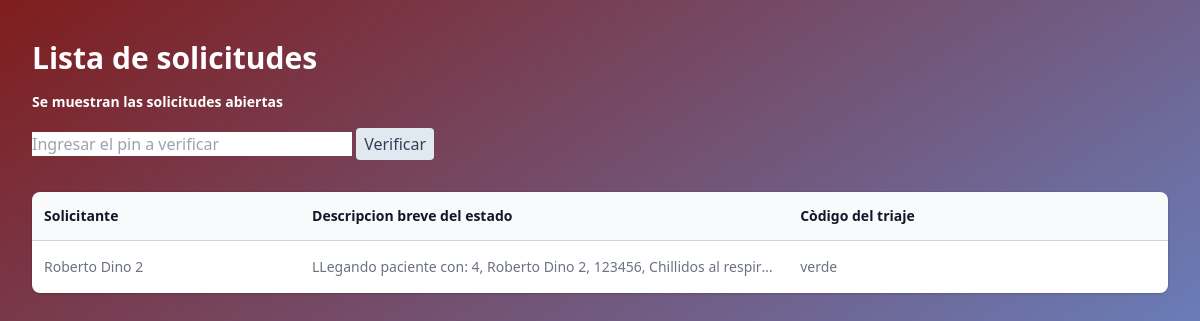
/recepcion/lista, run on an earlier commit of the app's database.
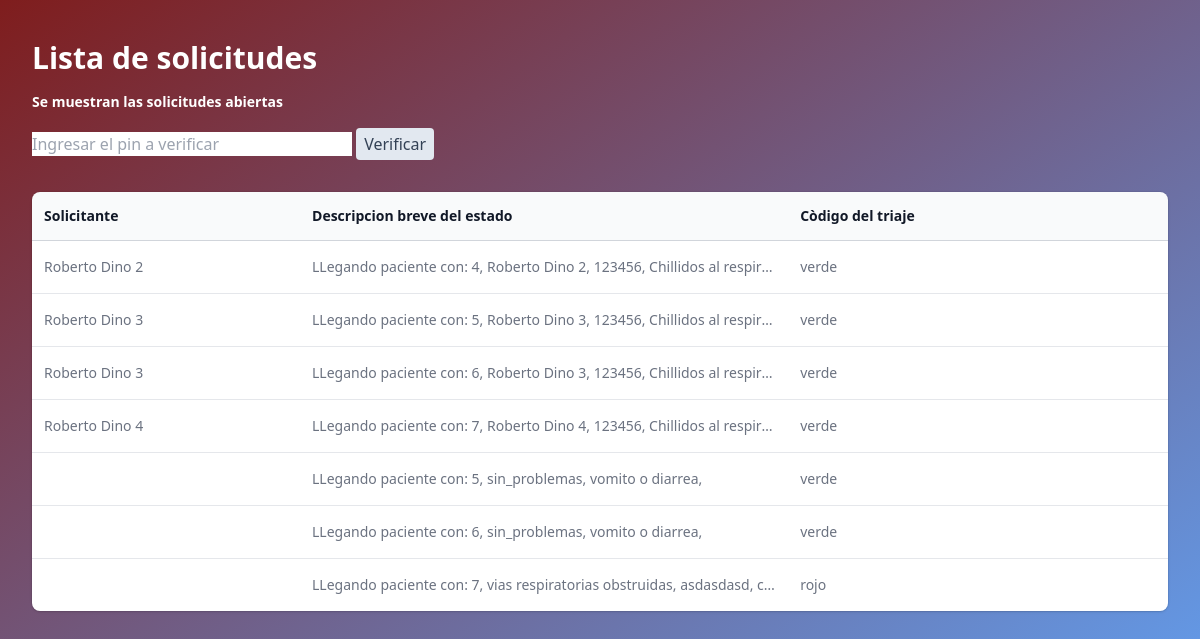
And on a later commit of the database.
### tables this page shows
CREATE TABLE FormPacientes (
            id integer primary key AUTOINCREMENT,
            nombre_completo text,
            cedula text,
            respiracion text,
            piel text,
            fiebre text,
            neurologicos text,
            conciencia text,
            dolor text,
            lugar_dolor text,
            vomito_diarrea text,
            pulso text,
            sangrado text,
            lugar_sangrado text,
            alergias text,
            otras_alergias text,
            cronicas text,
            otras_cronicas text,
            alimento text,
            evento text,
            tipo_sangre text,
            comentarios text,
            pin text,
            verificado integer default 0
        );

CREATE TABLE FormParamedicos (
            id integer primary key AUTOINCREMENT,
            respiracion text,
            saturacion text,
            piel text,
            traumatismos text,
            temperatura text,
            neurologicos text,
            conciencia text,
            dolor text,
            lugar_dolor text,
            vomito_diarrea text,
            pulso text,
            sangrado text,
            lugar_sangrado text,
            alergias text,
            otras_alergias text,
            cronicas text,
            otras_cronicas text,
            alimento text,
            evento text,
            tipo_sangre text,
            comentarios text
        );

### app.py (the view)
@app.route('/recepcion/lista', methods=['GET'])
def recepcion_lista():
    solicitudes = obtener_todas_las_solicitudes()
    return render_template("lista_de_solicitudes.html", solicitudes=solicitudes)

### app.py (called while the page is built)
def triage_paramedicos(datos):
    contador_det_grave = 0
    contador_grave = 0
    contador_intermedio = 0
    contador_leve = 0
    for dato in datos:
        if dato in paramedicos_determinantes_grave:
            contador_det_grave += 1
        elif dato in paramedicos_grave:
            contador_grave += 1
        elif dato in paramedicos_intermedio:
            contador_intermedio += 1
        elif dato in paramedicos_leve:
            contador_leve += 1
    if contador_det_grave > 0 or contador_grave > 1:
        return('rojo')
    elif contador_grave > 0 and contador_intermedio > 2:
        return('rojo')
    elif contador_intermedio > 2:
        return('naranja')
    elif contador_intermedio > 1 and contador_leve > 2:
        return('naranja')
    else:
        return('verde')

def generar_descripcion(id, tabla):
    conn = sql.connect("AppDB.db")
    cursor = conn.cursor()
    instruccion = f"SELECT * FROM '{tabla}' WHERE id LIKE '{id}'"
    cursor.execute(instruccion)
    lista=cursor.fetchall()[0]
    descripcion = 'LLegando paciente con: '
    for elemento in lista:
        if elemento != 'sin problemas' and elemento != '[]' and elemento != '' and elemento != None:
            if elemento == "dolor moderado" or elemento == "dolor intenso":
                descripcion += f'{elemento} '
            else:
                descripcion += f'{elemento}, '
    print(descripcion)
    return {
        "triage": triage_paramedicos(lista),
        "descripcion" : descripcion
    }

### templates/lista_de_solicitudes.html (shortened to what this page needs)
<!DOCTYPE html>
<html lang="en">
  <head>
    <script src="https://cdn.tailwindcss.com"></script>
  </head>
  <body>
    <div
      class="px-4 sm:px-6 lg:px-8 flex-wrap min-h-screen sm:justify-center items-center h-full bg-gradient-to-tl from-blue-400 to-red-900 w-full"
    >
      <div class="sm:flex sm:items-center">
        <div class="sm:flex-auto">
          <b>
            <h1
              class="mt-10 text-3xl font-semibold text-white text-white-1000 mb-4"
            >
              Lista de solicitudes
            </h1>
          </b>
          <b>
            <p class="mt-4 text-sm text-white text-white-700 mb-4">
              Se muestran las solicitudes abiertas
            </p>
          </b>
          <form action="{{url_for('verificar_pin')}}">
            <input
              name="pin"
              type="text"
              placeholder="Ingresar el pin a verificar"
              class="input w-full max-w-xs"
            />
            <input
              class="px-2 py-1 bg-slate-200 text-slate-700 rounded"
              type="submit"
              value="Verificar"
            />
          </form>
        </div>
      </div>
      <div class="mt-8 flex flex-col">
        <div class="-my-2 -mx-4 overflow-x-auto sm:-mx-6 lg:-mx-8">
          <div
            class="inline-block min-w-full py-2 align-middle md:px-6 lg:px-8"
          >
            <div
              class="overflow-hidden shadow ring-1 ring-black ring-opacity-5 md:rounded-lg"
            >
              <table class="min-w-full divide-y divide-gray-300">
                <thead class="bg-gray-50">
                  <tr>
                    <th
                      scope="col"
                      class="px-3 py-3.5 text-left text-sm font-semibold text-gray-900"
                    >
                      Solicitante
                    </th>
                    <th
                      scope="col"
                      class="px-3 py-3.5 text-left text-sm font-semibold text-gray-900"
                    >
                      Descripcion breve del estado
                    </th>
                    <th
                      scope="col"
                      class="px-3 py-3.5 text-left text-sm font-semibold text-gray-900"
                    >
                      Còdigo del triaje
                    </th>
                    <th
                      scope="col"
                      class="relative py-3.5 pl-3 pr-4 sm:pr-6"
                    ></th>
                  </tr>
                </thead>
                <tbody class="divide-y divide-gray-200 bg-white">
                  {% if solicitudes | length > 0 %} {% for solicitud in
                  solicitudes %}
                  <tr>
                    <td
                      class="whitespace-nowrap px-3 py-4 text-sm text-gray-500"
                    >
                      {{solicitud['nombre_completo']}}
                    </td>
                    <td
                      class="whitespace-nowrap px-3 py-4 text-sm text-gray-500 max-w-[50px] truncate"
                    >
                      {{solicitud['descripcion']}}
                    </td>
                    <td
                      class="whitespace-nowrap px-3 py-4 text-sm text-gray-500"
                    >
                      {{solicitud['triage']}}
                    </td>
                    <td
                      class="relative whitespace-nowrap py-4 pl-3 pr-4 text-right text-sm font-medium sm:pr-6"
                    ></td>
                  </tr>
                  {% endfor %} {% endif %}
                </tbody>
              </table>
            </div>
          </div>
        </div>
      </div>
    </div>
  </body>
</html>

What changed in the data, as far as the page shows it:
added FormPacientes: nombre_completo "Roberto Dino 3", descripcion "LLegando paciente con: 5, Roberto Dino 3, 123456, Chillidos al respir…", triage "verde"
added FormPacientes: nombre_completo "Roberto Dino 3", descripcion "LLegando paciente con: 6, Roberto Dino 3, 123456, Chillidos al respir…", triage "verde"
added FormPacientes: nombre_completo "Roberto Dino 4", descripcion "LLegando paciente con: 7, Roberto Dino 4, 123456, Chillidos al respir…", triage "verde"
added FormParamedicos: descripcion "LLegando paciente con: 5, sin_problemas, vomito o diarrea,", triage "verde"
added FormParamedicos: descripcion "LLegando paciente con: 6, sin_problemas, vomito o diarrea,", triage "verde"
added FormParamedicos: descripcion "LLegando paciente con: 7, vias respiratorias obstruidas, asdasdasd, c…", triage "rojo"
